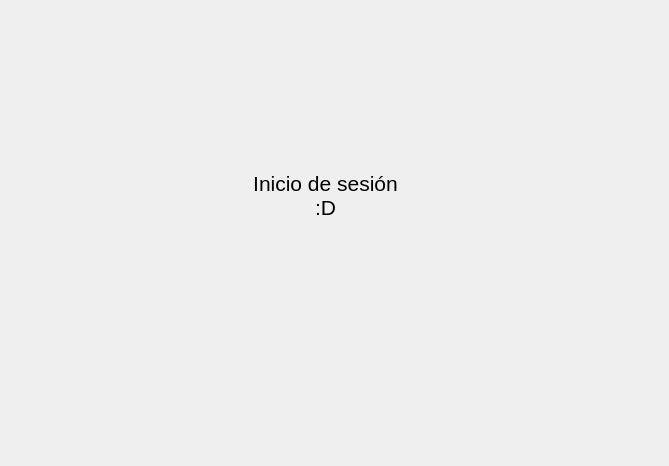
<?xml version="1.0" encoding="UTF-8"?>
<ui version="4.0">
 <class>Dialog</class>
 <widget class="QDialog" name="Dialog">
  <property name="geometry">
   <rect>
    <x>0</x>
    <y>0</y>
    <width>669</width>
    <height>466</height>
   </rect>
  </property>
  <property name="windowTitle">
   <string>Dialog</string>
  </property>
  <widget class="QLabel" name="label">
   <property name="geometry">
    <rect>
     <x>250</x>
     <y>160</y>
     <width>151</width>
     <height>71</height>
    </rect>
   </property>
   <property name="text">
    <string>&lt;html&gt;&lt;head/&gt;&lt;body&gt;&lt;p align=&quot;center&quot;&gt;&lt;span style=&quot; font-size:16pt;&quot;&gt;Inicio de sesión&lt;br/&gt;:D&lt;/span&gt;&lt;/p&gt;&lt;/body&gt;&lt;/html&gt;</string>
   </property>
  </widget>
 </widget>
 <resources/>
 <connections/>
</ui>
